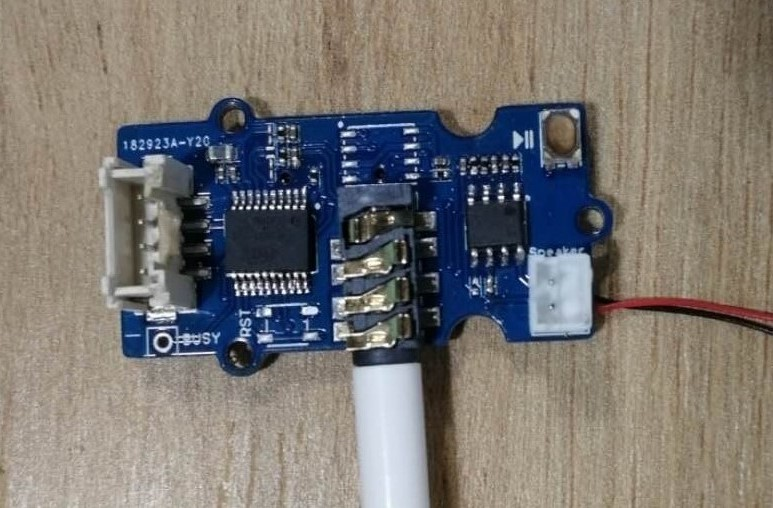
#> input picture arduino_temp/라이브러리 설치방법/Gorve MP3/Seeed_Serial_MP3_Player/img/WT2003S.jpg, 773 x 508 px, given in place of the camera
$ python 'cctv 1.0.0.py'
#> lines starting #> are read from the running program, lines starting #| are printed output that depends on the picture
import cv2
import numpy as np
import time
import datetime
import os

class CCTV() :
    def get_today(self):
        self.dirname = datetime.datetime.now().strftime("%Y-%m-%d")
        return self.dirname

    def make_folder(self, folder_name) :
        if not os.path.isdir(folder_name) :
            os.mkdir(folder_name)

    def Recording(self) :
        root_dir = "/home/pi/CCTV/"

        # 감도 설정(카메라 품질에 따라 조정 필요)
        thresh = 35    # 달라진 픽셀 값 기준치 설정
        max_diff = 5   # 달라진 픽셀 갯수 기준치 설정

        # 카메라 캡션 장치 준비
        a, b, c = None, None, None
        cap = cv2.VideoCapture(-1)
        cap.set(cv2.CAP_PROP_FRAME_WIDTH, 320)      # 프레임 폭을 480으로 설정
        cap.set(cv2.CAP_PROP_FRAME_HEIGHT, 160)     # 프레임 높이를 320으로 설정

        if cap.isOpened():
            ret, a = cap.read()         # a 프레임 읽기
#> a is the input picture: shape (508, 773, 3); mean B, G, R 114.6, 118.3, 122.4
            ret, b = cap.read()         # b 프레임 읽기

            while ret:
                ret, c = cap.read()     # c 프레임 읽기
                draw = c.copy()         # 출력 영상에 사용할 복제본
                if not ret:
                    break

                # 3개의 영상을 그레이 스케일로 변경
                a_gray = cv2.cvtColor(a, cv2.COLOR_BGR2GRAY)
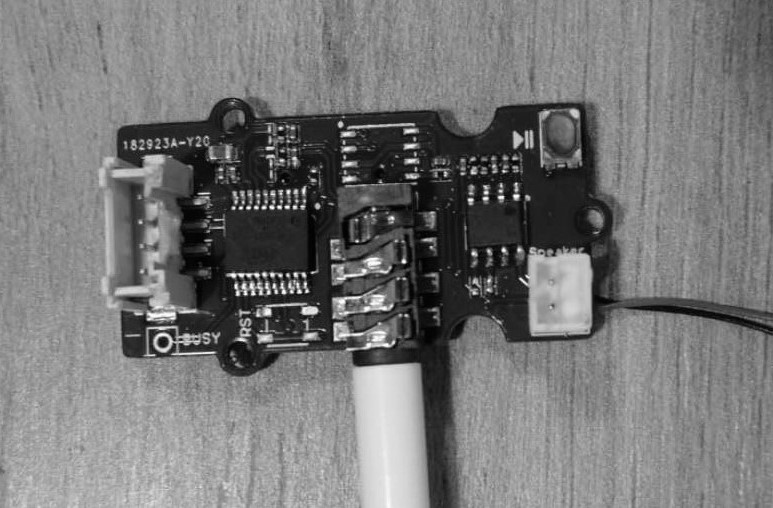
#> a_gray: shape (508, 773); min 0, max 255, mean 119.1
                b_gray = cv2.cvtColor(b, cv2.COLOR_BGR2GRAY)
                c_gray = cv2.cvtColor(c, cv2.COLOR_BGR2GRAY)

                # a-b, b-c 절대 값 차 구하기
                diff1 = cv2.absdiff(a_gray, b_gray)
#> diff1: shape (508, 773); every value is 0
                diff2 = cv2.absdiff(b_gray, c_gray)

                # 스레시홀드로 기준치 이내의 차이는 무시
                ret, diff1_t = cv2.threshold(diff1, thresh, 255, cv2.THRESH_BINARY)
#> ret = 35
                ret, diff2_t = cv2.threshold(diff2, thresh, 255, cv2.THRESH_BINARY)

                # 두 차이에 대해서 AND 연산, 두 영상의 차이가 모두 발견된 경우
                diff = cv2.bitwise_and(diff1_t, diff2_t)

                # 열림 연산으로 노이즈 제거 ---①
                k = cv2.getStructuringElement(cv2.MORPH_CROSS, (3,3))
                diff = cv2.morphologyEx(diff, cv2.MORPH_OPEN, k)

                # 차이가 발생한 픽셀이 갯수 판단 후 사각형 그리기
                diff_cnt = cv2.countNonZero(diff)
#> diff_cnt = 0
                if diff_cnt > max_diff:
                    nzero = np.nonzero(diff)  # 0이 아닌 픽셀의 좌표 얻기(y[...], x[...])
                    cv2.rectangle(draw, (min(nzero[1]), min(nzero[0])), \
                                        (max(nzero[1]), max(nzero[0])), (0,255,0), 2)
                    cv2.putText(draw, "Motion Detected", (10,30), \
                                        cv2.FONT_HERSHEY_DUPLEX, 0.5, (0,0,255))

                    today = self.get_today() # 오늘 날짜 가져옴 (년-월-일)
                    save_dir = root_dir + today

                    self.make_folder(save_dir)

                    now = datetime.datetime.now().strftime("%H-%M-%S")
                    cv2.imwrite(save_dir + "/" + str(now) + ".jpg", a)
                # 컬러 스케일 영상과 스레시홀드 영상을 통합해서 출력
                stacked = np.hstack((draw, cv2.cvtColor(diff, cv2.COLOR_GRAY2BGR)))
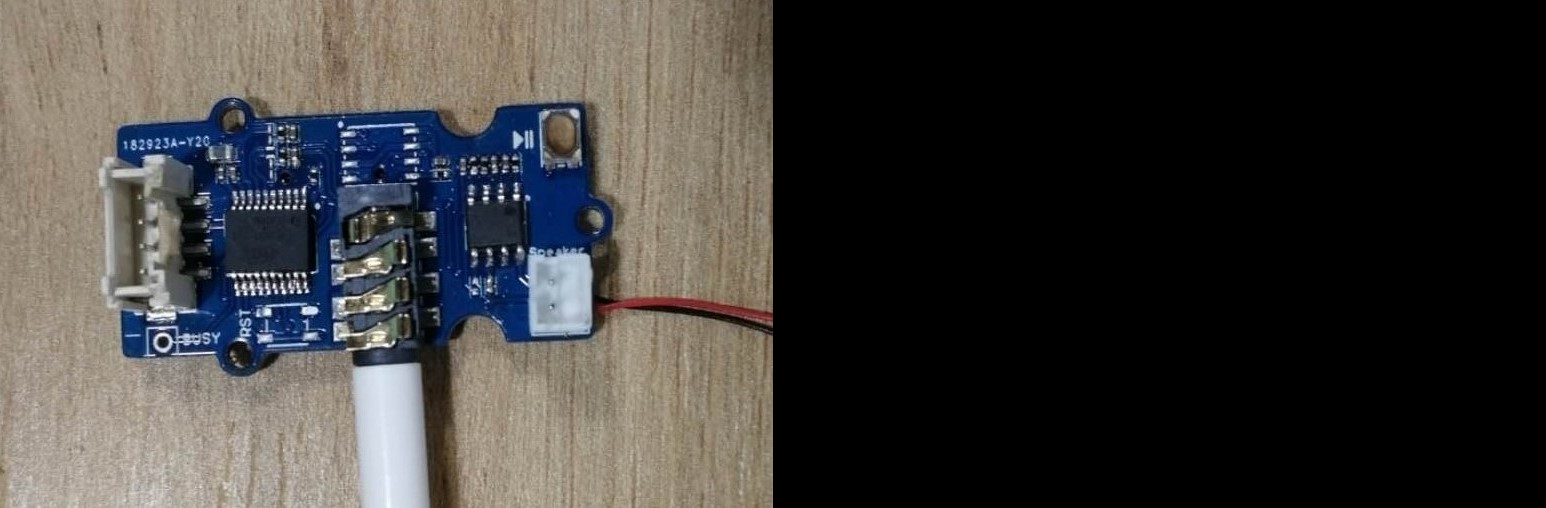
#> stacked: shape (508, 1546, 3); mean B, G, R 57.3, 59.2, 61.2
                cv2.imshow('CCTV', stacked)

                # 다음 비교를 위해 영상 순서 정리
                a = b
                b = c

                if cv2.waitKey(1) & 0xFF == 27:
#> (key Esc is pressed here)
                    break

def Start() :
    cctv = CCTV()
    cctv.Recording()

if __name__ == "__main__":
    Start()

$ run again, on arduino_temp/라이브러리 설치방법/Gorve MP3/Seeed_Serial_MP3_Player/img/connect.jpg
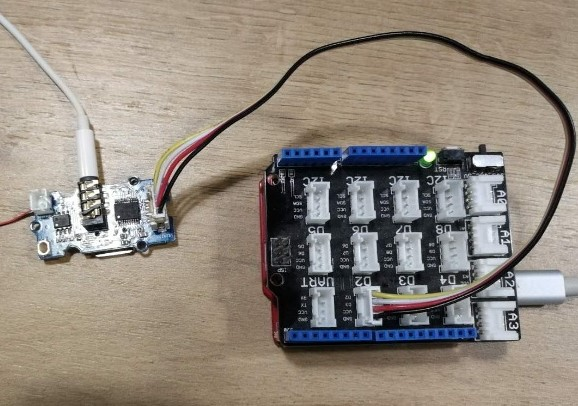
#> input picture arduino_temp/라이브러리 설치방법/Gorve MP3/Seeed_Serial_MP3_Player/img/connect.jpg, 578 x 406 px, given in place of the camera
#> in Recording, a is the input picture: shape (406, 578, 3); mean B, G, R 125.7, 136.4, 145.9
#> in Recording, `a_gray = cv2.cvtColor(a, cv2.COLOR_BGR2GRAY)`:
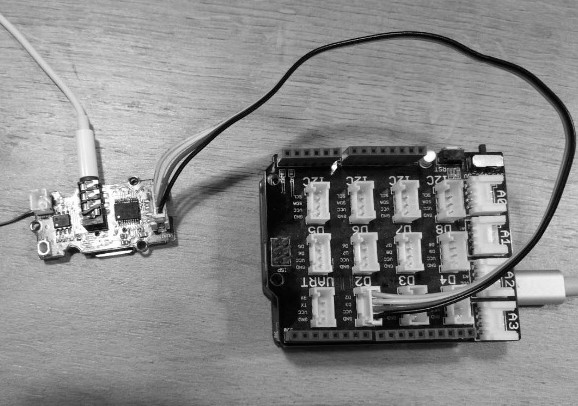
#> a_gray: shape (406, 578); min 0, max 255, mean 138
#> diff1: shape (406, 578); every value is 0
#> ret = 35
#> diff_cnt = 0
#> in Recording, `stacked = np.hstack((draw, cv2.cvtColor(diff, cv2.COLOR_GRAY2BGR)))`:
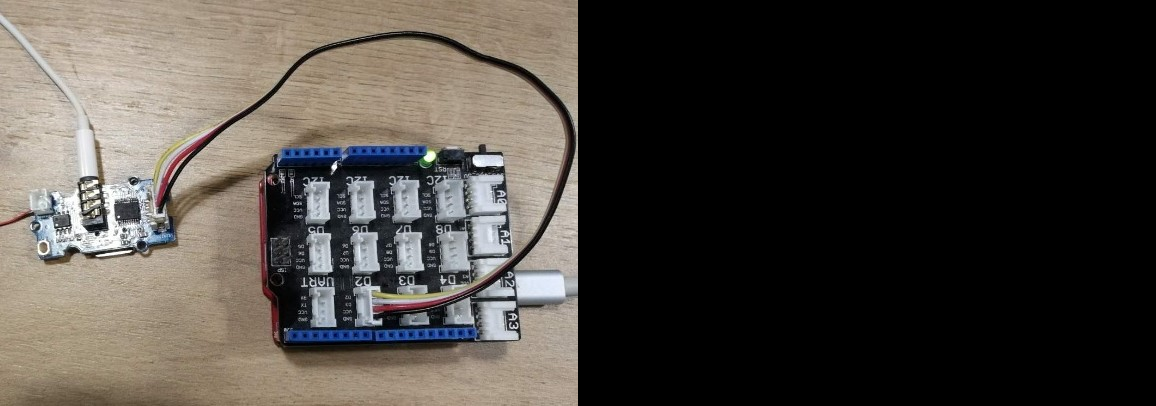
#> stacked: shape (406, 1156, 3); mean B, G, R 62.8, 68.2, 72.9

$ run again, on arduino_temp/라이브러리 설치방법/Gorve MP3/Seeed_Serial_MP3_Player/img/sdcard.jpg
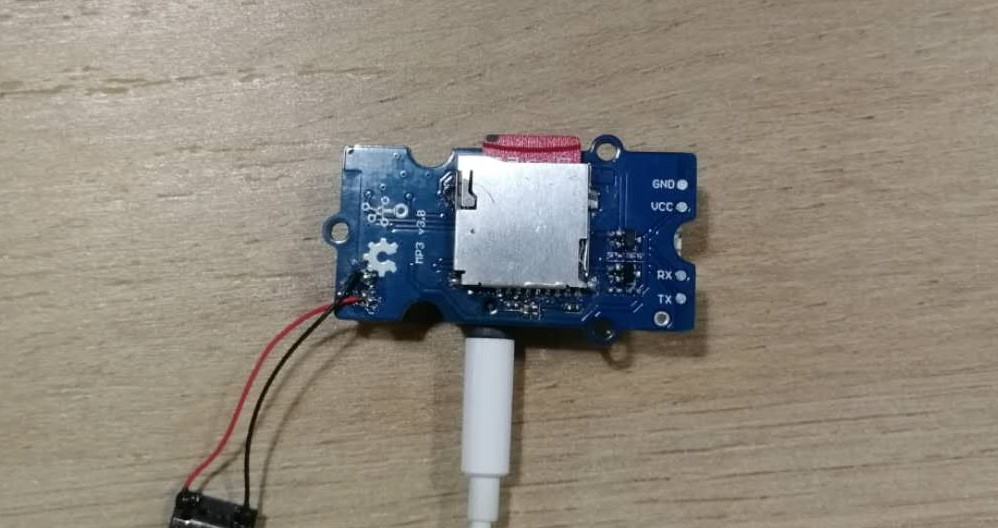
#> input picture arduino_temp/라이브러리 설치방법/Gorve MP3/Seeed_Serial_MP3_Player/img/sdcard.jpg, 998 x 528 px, given in place of the camera
#> in Recording, a is the input picture: shape (528, 998, 3); mean B, G, R 124.8, 135.1, 141.9
#> in Recording, `a_gray = cv2.cvtColor(a, cv2.COLOR_BGR2GRAY)`:
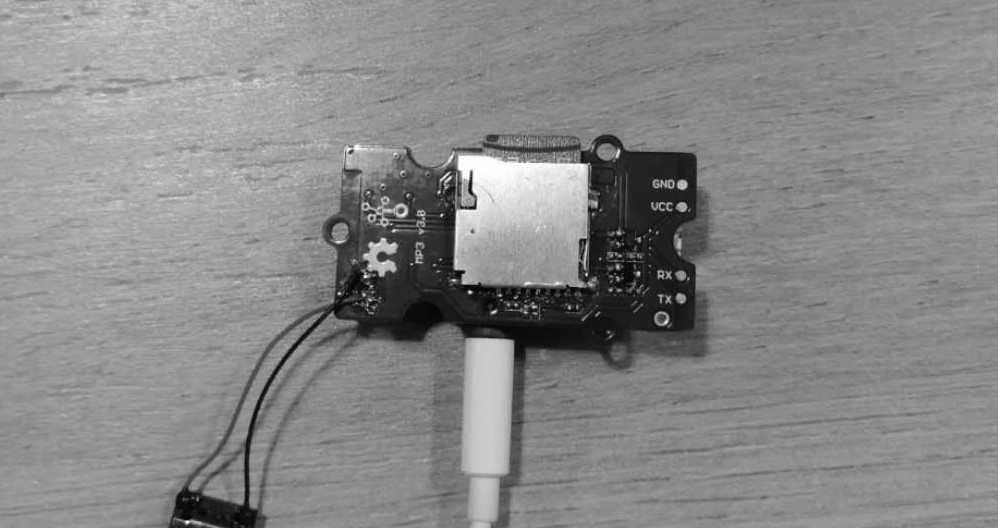
#> a_gray: shape (528, 998); min 1, max 255, mean 136
#> diff1: shape (528, 998); every value is 0
#> ret = 35
#> diff_cnt = 0
#> in Recording, `stacked = np.hstack((draw, cv2.cvtColor(diff, cv2.COLOR_GRAY2BGR)))`:
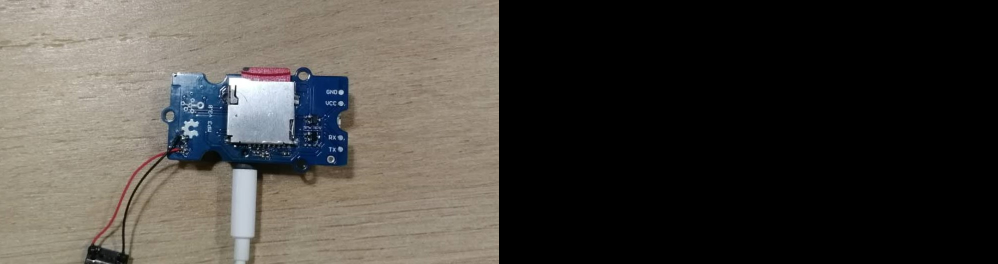
#> stacked: shape (528, 1996, 3) (shown at 1/2 size); mean B, G, R 62.4, 67.6, 71
